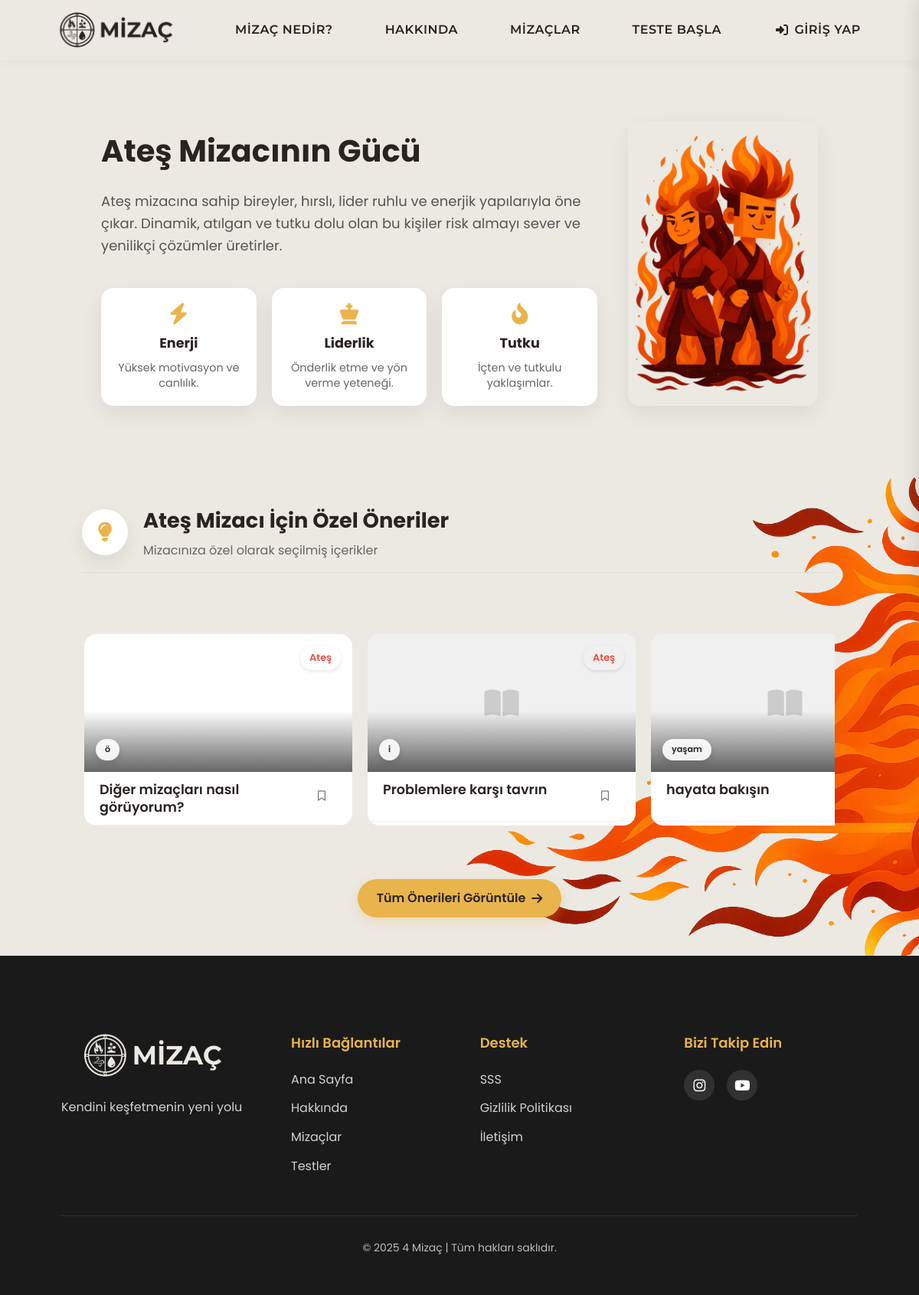
/temperaments/fire_more/, run on the app's committed database.
### profiles/models.py (models this page shows, shortened)
class RecommendedContent(models.Model):
    ELEMENT_CHOICES = [
        ('Ateş', 'Ateş'),
        ('Hava', 'Hava'),
        ('Su', 'Su'),
        ('Toprak', 'Toprak'),
    ]
    title = models.CharField(max_length=200, verbose_name="Başlık")
    short_description = models.TextField(verbose_name="Kısa Açıklama")
    content = models.TextField(verbose_name="İçerik")
    image = models.ImageField(
        upload_to='content_images/',
        blank=True,
        null=True,
        verbose_name="Görsel",
        help_text="PNG, JPG veya WebP formatında yükleyebilirsiniz. Otomatik olarak WebP'ye dönüştürülecek ve optimize edilecek."
    )
    category = models.ForeignKey(ContentCategory, on_delete=models.CASCADE, related_name="contents", verbose_name="Kategori")
    related_element_name = models.CharField(
        max_length=50,
        verbose_name="İlgili Mizaç Elementi",
        choices=ELEMENT_CHOICES,
        help_text="Ateş, Hava, Su veya Toprak değerlerinden birini seçin"
    )
    is_active = models.BooleanField(default=True, verbose_name="Aktif mi?")
    show_on_temperament_page = models.BooleanField(
        default=False,
        verbose_name="Mizaç Sayfasında Göster",
        help_text="Bu içerik ilgili mizaç detay sayfasında (örn: air_more.html) özel öneriler bölümünde gösterilsin mi? Her mizaç için en fazla 3 adet seçmeniz önerilir."
    )
    created_at = models.DateTimeField(auto_now_add=True, verbose_name="Oluşturulma Tarihi")
    updated_at = models.DateTimeField(auto_now=True, verbose_name="Güncellenme Tarihi")
    order = models.PositiveIntegerField(default=0, verbose_name="Sıralama")
    class Meta:
        verbose_name = "Önerilen İçerik"
        verbose_name_plural = "Önerilen İçerikler"
        ordering = ['order', '-created_at']

class ContentCategory(models.Model):
    name = models.CharField(max_length=100, verbose_name="Kategori Adı")
    description = models.TextField(blank=True, null=True, verbose_name="Açıklama")
    class Meta:
        verbose_name = "İçerik Kategorisi"
        verbose_name_plural = "İçerik Kategorileri"

### temperaments/views.py (the view, shortened to what this page needs)
# urls.py: path('fire_more/', views.fire_more, name='fire_more'),
def fire_more(request):
    if not request.user.is_authenticated:
        cache_key = 'fire_more_anonymous'
        cached_data = cache.get(cache_key)
        if cached_data:
            print("✅ Cache HIT: Fire page (anonymous)")
            return render(request, 'temperaments/fire_more.html', cached_data)
    print(f"❌ Cache MISS: Fire page - {request.user.username if request.user.is_authenticated else 'anonymous'}")
    suggestions_cache_key = 'fire_element_suggestions'
    element_suggestions = cache.get(suggestions_cache_key)
    if not element_suggestions:
        element_suggestions = RecommendedContent.objects.select_related('category').filter(
            related_element_name='Ateş',
            is_active=True,
            show_on_temperament_page=True
        ).annotate(
            like_count=Count('user_interactions', filter=Q(user_interactions__liked=True))
        ).order_by('order', '-created_at')[:3]
        cache.set(suggestions_cache_key, list(element_suggestions), 600)
        print("💾 Cache SET: Fire element suggestions")
    else:
        print("✅ Cache HIT: Fire element suggestions")
    context = {
        'element_name': 'Ateş',
        'element_suggestions': element_suggestions,
    }
    if request.user.is_authenticated:
        test_cache_key = f'user_test_result_{request.user.id}'
        test_result = cache.get(test_cache_key)
        if test_result is None:
            test_result = TestResult.objects.select_related('dominant_element').filter(
                user=request.user
            ).order_by('-date_taken').first()
            cache.set(test_cache_key, test_result, 1800)
            print(f"💾 Cache SET: User test result - {request.user.username}")
        else:
            print(f"✅ Cache HIT: User test result - {request.user.username}")
        if test_result:
            is_users_element = test_result.dominant_element.name == "Ateş"
            context.update({
                'is_users_element': is_users_element,
                'has_test_result': True,
                'dominant_element': test_result.dominant_element
            })
        else:
            context.update({
                'has_test_result': False
            })
    else:
        context.update({
            'has_test_result': False
        })
    if not request.user.is_authenticated:
        cache.set('fire_more_anonymous', context, 900)
        print("💾 Cache SET: Fire page (anonymous)")
    return render(request, 'temperaments/fire_more.html', context)

### templates/temperaments/fire_more.html (shortened to what this page needs)
{% extends 'base.html' %}
{% load static %}
{% block extra_css %}
<link rel="stylesheet" href="{% static 'css/temperaments.css' %}">
<link rel="stylesheet" href="{% static 'css/profiles.css' %}">
{% endblock %}
{% block content %}
<section class="fire-personality">
  <div class="container">
    <div class="fire-personality-container">
      <div class="fire-personality-text">
        <h1 class="temperament-title">Ateş Mizacının Gücü</h1>
        <p class="fire-personality-desc">
          Ateş mizacına sahip bireyler, hırslı, lider ruhlu ve enerjik yapılarıyla öne çıkar. Dinamik, atılgan ve tutku dolu olan bu kişiler risk almayı sever ve yenilikçi çözümler üretirler.
        </p>
        <div class="fire-personality-cards">
          <div class="fire-personality-card">
            <i class="fas fa-bolt"></i>
            <h3>Enerji</h3>
            <p>Yüksek motivasyon ve canlılık.</p>
          </div>
          <div class="fire-personality-card">
            <i class="fas fa-chess-king"></i>
            <h3>Liderlik</h3>
            <p>Önderlik etme ve yön verme yeteneği.</p>
          </div>
          <div class="fire-personality-card">
            <i class="fas fa-fire-alt"></i>
            <h3>Tutku</h3>
            <p>İçten ve tutkulu yaklaşımlar.</p>
          </div>
        </div>
      </div>
      <div class="fire-personality-image">
        <img src="{% static 'images/fire-boy.webp' %}" alt="Ateş Mizacı">
      </div>
    </div>
</section>
<div class="premium-content-section element-section ateş">
  <div class="premium-content-background">
    <div class="premium-content-container">
      <div class="container">
        <div class="premium-section-title">
          <i class="fas fa-lightbulb"></i>
          <div class="section-title-content">
            <h2>{{ element_name }} Mizacı İçin Özel Öneriler</h2>
            <p>Mizacınıza özel olarak seçilmiş içerikler</p>
          </div>
        </div>
      </div>
      <div class="content-slider-wrapper">
        {% if element_suggestions %}
          <div class="content-slider-container">
            <div class="content-slider improved-slider" id="contentSlider">
              {% for content in element_suggestions %}
                <div class="premium-card" data-content-id="{{ content.id }}" data-category="{{ content.category.id }}">
                  <div class="premium-card-inner">
                    {% if content.image %}
                      <div class="premium-card-image" style="background-image: url('{{ content.image.url }}')">
                        <div class="content-element ateş">{{ element_name }}</div>
                        <div class="content-category">{{ content.category.name }}</div>
                      </div>
                    {% else %}
                      <div class="premium-card-image placeholder-image">
                        <i class="fas fa-book-open"></i>
                        <div class="content-element ateş">{{ element_name }}</div>
                        <div class="content-category">{{ content.category.name }}</div>
                      </div>
                    {% endif %}
                    <div class="content-header">
                      <h3 class="content-title">{{ content.title }}</h3>
                      <button class="save-button-header {% if content.is_saved %}saved{% endif %}"
                              data-content-id="{{ content.id }}"
                              title="{% if content.is_saved %}Kaydedildi{% else %}Kaydet{% endif %}">
                        <i class="{% if content.is_saved %}fas{% else %}far{% endif %} fa-bookmark"></i>
                      </button>
                    </div>
                  </div>
                </div>
              {% endfor %}
            </div>
          </div>
        {% endif %}
      </div>
      <div class="container">
        <div class="suggestions-more">
          <a href="{% url 'my_suggestions' %}" class="more-link">
            Tüm Önerileri Görüntüle <i class="fas fa-arrow-right"></i>
          </a>
        </div>
      </div>
    </div>
  </div>
</div>
{% endblock %}

### static/css/base.css (style rules this page uses)
*, *:before, *:after, *:focus, *:active, *:hover { outline: none !important; -webkit-tap-highlight-color: transparent !important; -webkit-touch-callout: none !important; }
* { -webkit-tap-highlight-color: rgba(0,0,0,0) !important; -webkit-tap-highlight-color: transparent !important; -webkit-focus-ring-color: transparent !important; -webkit-appearance: none !important; -moz-appearance: none !important; appearance: none !important; }
button, input[type="button"], input[type="submit"], input[type="reset"], a, .btn, .button, [role="button"] { outline: none !important; border: none !important; -webkit-tap-highlight-color: transparent !important; -webkit-touch-callout: none !important; -webkit-appearance: none !important; -moz-appearance: none !important; appearance: none !important; }
a, a:link, a:visited, a:hover, a:active, a:focus { outline: none !important; text-decoration: none !important; -webkit-tap-highlight-color: transparent !important; -webkit-touch-callout: none !important; }
html { scrollbar-width: none !important; }
body { overscroll-behavior: none !important; overscroll-behavior-y: none !important; }
html, body { -webkit-overflow-scrolling: touch !important; overflow-scrolling: touch !important; }
img, a, button, [role="button"] { -webkit-touch-callout: none !important; pointer-events: auto !important; }
img, svg, canvas { -webkit-user-drag: none !important; -khtml-user-drag: none !important; -moz-user-drag: none !important; -o-user-drag: none !important; user-drag: none !important; }
button, a, input, textarea, select, [role="button"], [onclick], .btn, .clickable { pointer-events: auto !important; }
*::placeholder { color: inherit !important; opacity: 1 !important; }
* { margin: 0; padding: 0; box-sizing: border-box; }
:root { --primary-color: #292321; --secondary-color: #ece9e3; --accent-color: #e9b44c; --text-color: #292321; --light-text: #fafafa; --dark-bg: #1a1a1a; --border-radius: 16px; --card-radius: 20px; --box-shadow: 0 10px 30px rgba(0, 0, 0, 0.07); --card-shadow: 0 15px 35px rgba(0, 0, 0, 0.08); --transition: all 0.3s cubic-bezier(0.25, 0.8, 0.25, 1); }
body { font-family: 'Poppins', sans-serif; background-color: var(--secondary-color); color: var(--text-color); max-width: 100vw; overflow-x: hidden; line-height: 1.6; }
html, body { height: 100%; }
.container { width: 90%; max-width: 1200px; margin: 0 auto; padding: 20px; }
.appear { opacity: 1 !important; transform: translateY(0) !important; }

### data on the page
RecommendedContent: related_element_name "Ateş", category.name "ö", title "Diğer mizaçları nasıl görüyorum?"
RecommendedContent: related_element_name "Ateş", category.name "i", title "Problemlere karşı tavrın"
RecommendedContent: category.name "yaşam", title "hayata bakışın"

### other printed values
{{ element_name }} "Ateş"
